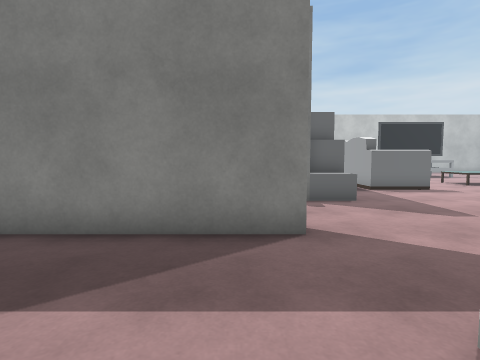
view 1 (above)

20 first-person views from a walk through a scene from a Unity 3-D project. The camera is 1.2 m above the floor, tilts 4° down and sees 80° across. The floor is counted in squares, 1 m on a side. Each view is taken from the middle of a square. On the plan, view 1 faces up. The plan holds only what a view shows up to about 13 squares ahead; the rest is blank. The place goes on beyond the plan. The player is left out. Some surface patterns are stand-ins.

view 2
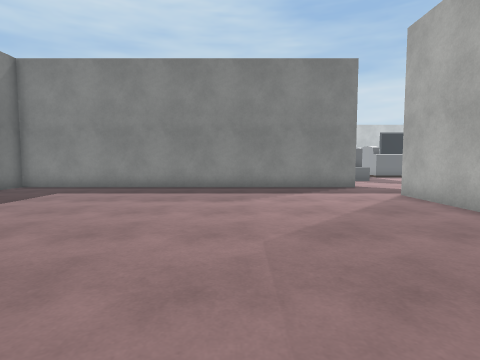

view 3
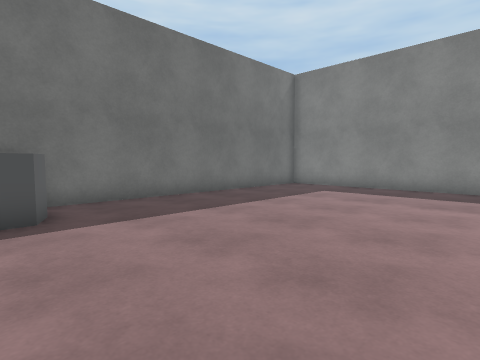

view 4
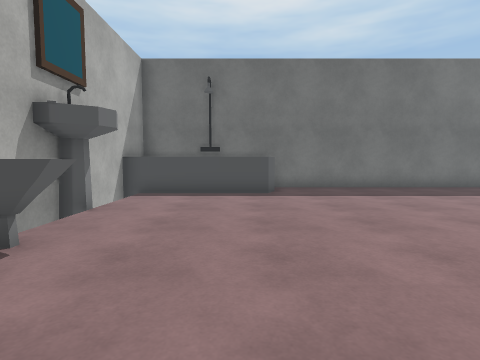

view 5
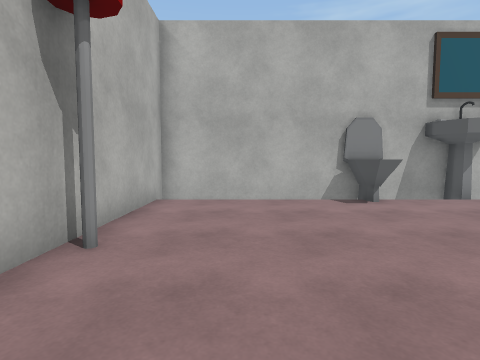

view 6
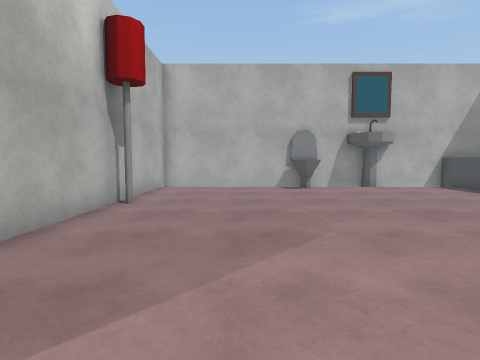

view 7
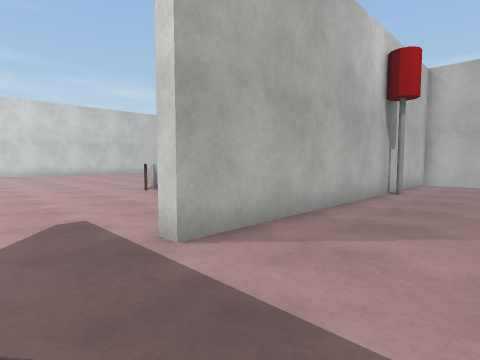

view 8
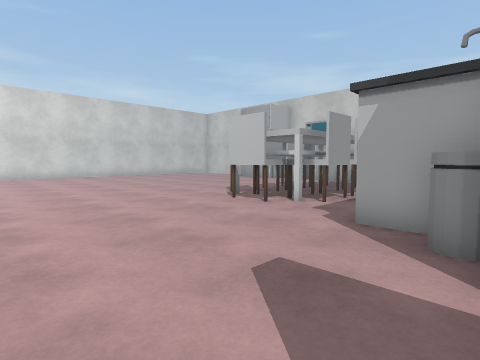

view 9
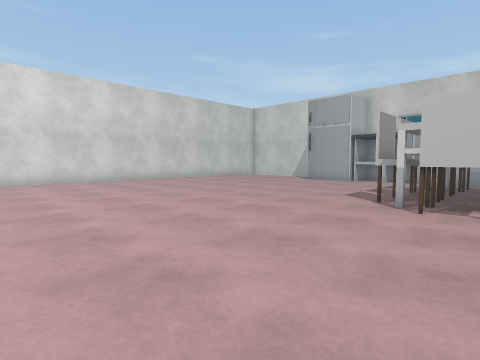

view 10
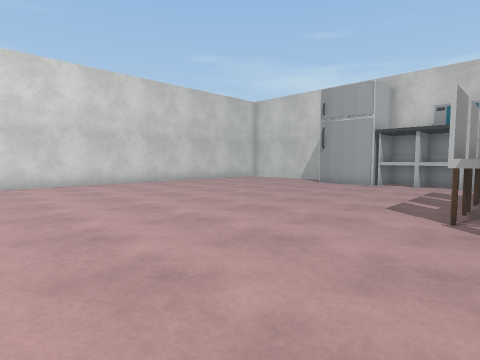

view 11
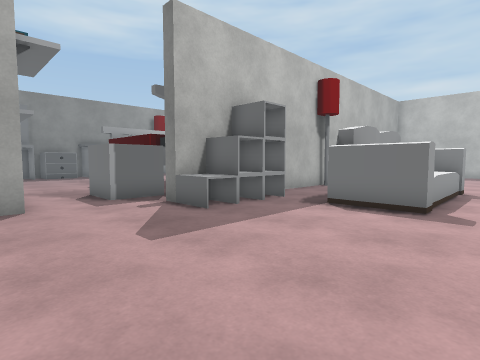

view 12
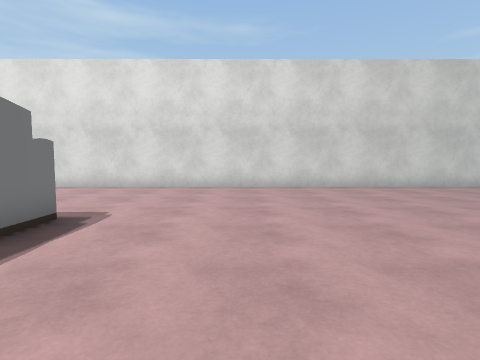

view 13
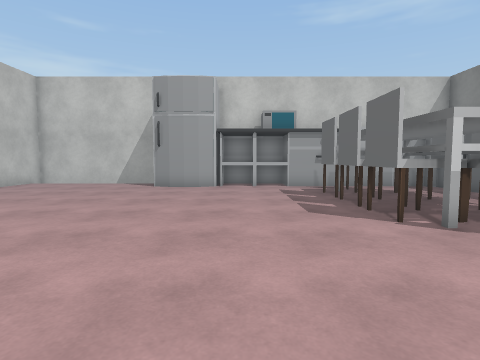

view 14
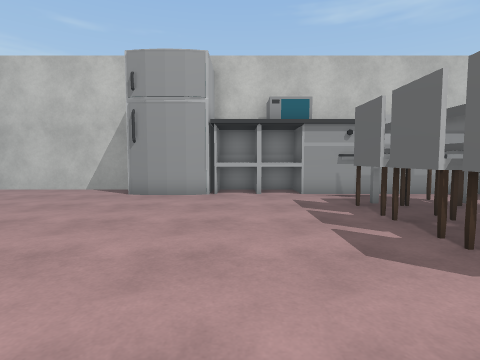

view 15
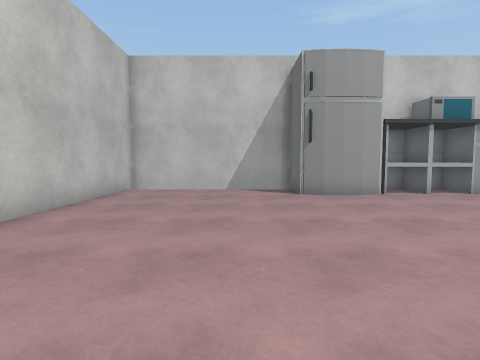

view 16
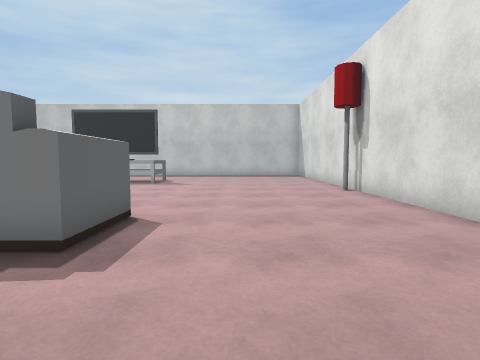

view 17
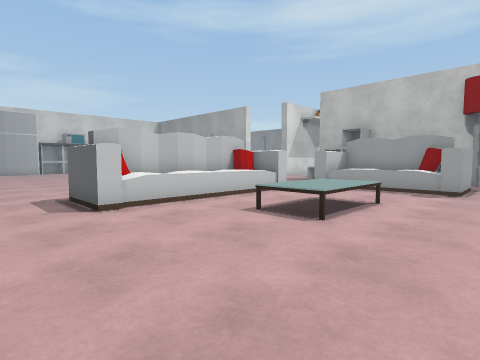

view 18
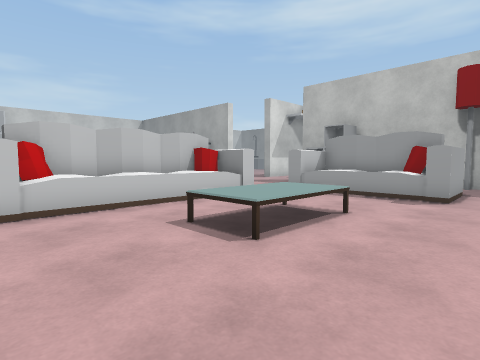

view 19
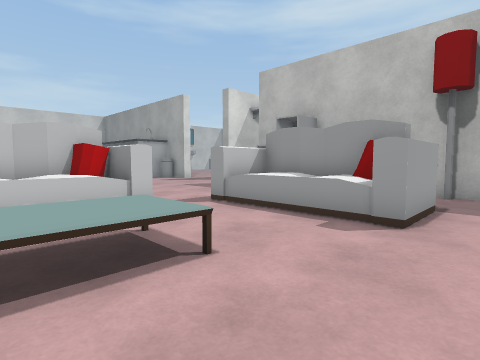

view 20
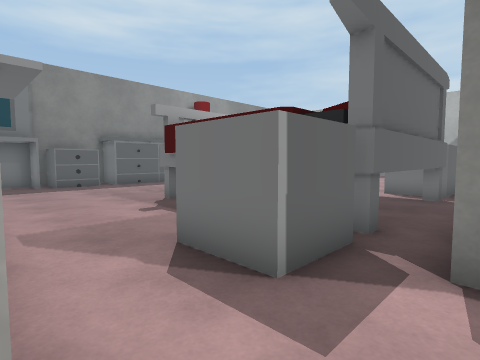

### Floor plan
Points are (right, up) in squares from view 1. A wall is a line through its corners. A room is listed if a view was taken in it or the views show most of it. See-through windows are left out.
Room 1 (views 1, 2, 3, 4, 5, 6, 7)
walls: (-12.1, -6.7) (-11.3, -7) (-11.3, -12.2); (-8.9, -12.2) (1.5, -12.2) (1.5, 1.8); (1.1, 4.6) (-13.6, 4.6) (-13.6, -8); (-11.9, -12.2) (-9, -12.2)
ways out: opening at (2, 3) to room 2
objects: sink (-8, -12); toilet (-5, -12) to (-5, -11); lamp (1, -7)
Room 2 (views 8, 9, 10, 11, 12, 13, 14, 15, 16, 17, 18, 19, 20)
walls: (10.5, 9.2) (15.5, 9.2); (11.1, 9.2) (11.9, 9.1) (12.7, 9.2); (13.3, 9.2) (14, 9.1) (14.8, 9.2); (9.3, 11) (16.7, 11) (16.7, 8.7) (15.3, 8.7); (9.9, 11.1) (9.9, 9.1); (15.3, 9.2) (16.1, 9.1) (16.1, 8.6); (15.5, 9.7) (16, 9.8); (3.5, 9.5) (2.1, 9.5) (2.1, 8.4); (3.5, 11.8) (3.5, 8.4) (1.5, 8.4); (1.1, 5.1) (1.1, 4.6); (1.5, 1.8) (2.1, 1.8); (2.4, -0.4) (4.2, -0.4); (6.6, -3.6) (6.6, -2) (9.3, -2) (9.3, -8.1); (6.7, -5.7) (6.7, -7.8); (0.3, 15.4) (0.3, 9.7); (2.1, 17.1) (2.1, 13.5); (4.2, -7.4) (4.2, -8.1); (-5, 9.5) (-6.2, 9.5); (12.4, -10) (12.4, -11.6) (13.8, -11.6) (13.8, -10.2); (6, -10.1) (14, -10.1); (4.5, -10.1) (5.7, -10.1); (16.9, -12.2) (23.6, -12.2) (23.6, 18.1); (-13.4, 7.5) (-13.4, 6.4)
low walls: (0.3, 9.7) (-0.1, 9.7); (4.2, -9.2) (4.2, -9.7)
ways out: opening at (2, 3) to room 1
objects: other object (-13, 8) to (-12, 9); other object (-1, 7) to (0, 9); other object (-1, 16) to (0, 17); lamp (2, 16); sofa (5, 11) to (7, 16); chair (6, -7) to (6, -6); chair (6, -5); chair (6, -4) to (6, -3); chair (8, -9) to (8, -8); chair (8, -2) to (8, -1); chair (10, -7) to (10, -6); chair (10, -5); chair (10, -4) to (10, -3); table (11, 14) to (14, 15); fridge (15, -11) to (17, -10); lamp (23, 16)

Where each view was taken, in squares from view 1:
view 1: 0 up, 0 right, facing up
view 2: 8 down, 4 left, facing up
view 3: 8 down, 5 left, facing up-left
view 4: 8 down, 1 left, facing left
view 5: 3 down, 1 left, facing down
view 6: 1 up, 2 left, facing down
view 7: 4 up, 2 left, facing down-right
view 8: 5 up, 2 right, facing down-right
view 9: 6 up, 7 right, facing down-right
view 10: 4 up, 9 right, facing down-right
view 11: 4 up, 9 right, facing up-left
view 12: 5 up, 11 right, facing right
view 13: 3 up, 13 right, facing down
view 14: 0 up, 13 right, facing down
view 15: 0 up, 19 right, facing down
view 16: 5 up, 19 right, facing up
view 17: 18 up, 19 right, facing down-left
view 18: 18 up, 17 right, facing down-left
view 19: 18 up, 13 right, facing down-left
view 20: 5 up, 2 right, facing up-left
